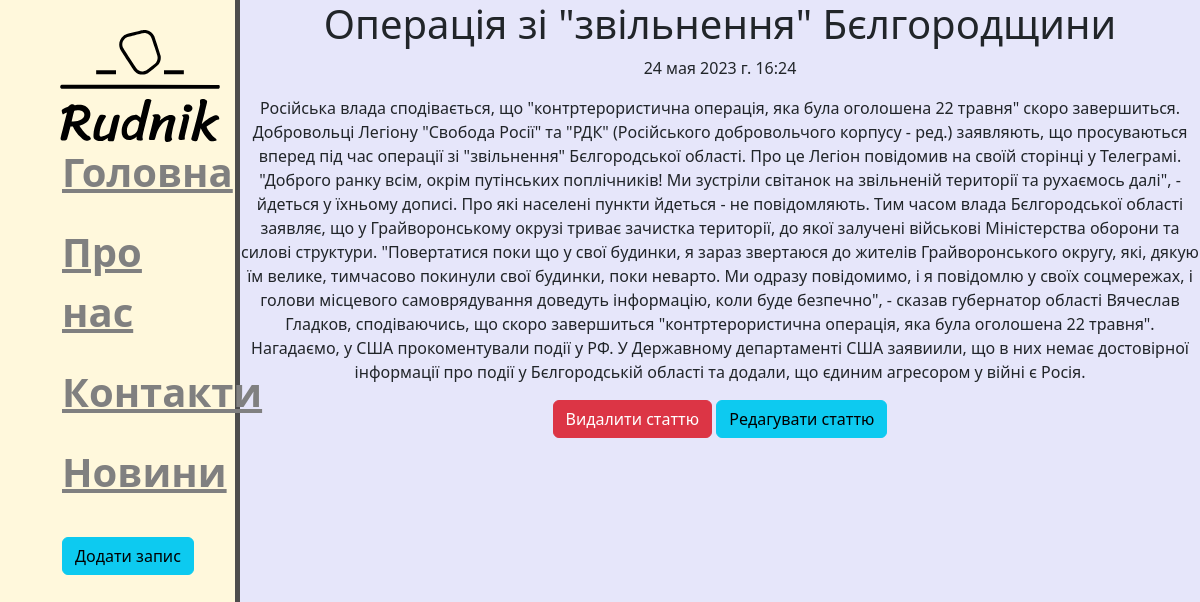
Screenshot of /news/3 with the database file from the repository.
### news/models.py (models this page shows, shortened)
class Artiles(models.Model):
    title = models.CharField('Назва', max_length=50)
    anons = models.CharField('Анонс', max_length=250)
    full_text = models.TextField('стаття')
    date=models.DateTimeField('Дата публікації')
    class Meta:
        verbose_name = 'Новина'
        verbose_name_plural = 'Новини'

### news/views.py (the view)
# urls.py: path('<int:pk>', views.NewsDetailView.as_view(), name='news_detail'),
class NewsDetailView(DetailView):
    model = Artiles
    template_name = 'news/detailView.html'
    context_object_name = 'article'

### news/templates/news/detailView.html (shortened to what this page needs)
{% extends 'main/layout.html' %}
{% block content %}
    <div class="news">
        <h1>{{ article.title }}</h1>
        <p>{{ article.date }}</p>
        <p>{{ article.full_text }}</p>
        <a href="{% url 'news_delete' article.id %}" class="btn btn-danger">Видалити статтю</a>
        <a href="{% url 'news_update' article.id %}" class="btn btn-info">Редагувати статтю</a>
    </div>
{% endblock %}

### main/static/main/css/style.css (style rules this page uses)
body { background-color: lavender }
.news { text-align: center; }

### rows the page displays
Artiles: date "24 мая 2023 г. 16:24", full_text "Російська влада сподівається, що \"контртерористична операція, яка була оголошена 22 травня\" скоро завершиться. Добровольці Легіону \"Свобода Росії\" та \"РДК\" (Російського добровольчого корпусу - ред.) заявляють, що просуваються вперед під час операції зі \"звільнення\" Бєлгородської області. Про це Легіон повідомив на своїй сторінці у Телеграмі. \"Доброго ранку всім, окрім путінських поплічників! Ми зустріли світанок на звільненій території та рухаємось далі\", - йдеться у їхньому дописі. Про які населені пункти йдеться - не повідомляють. Тим часом влада Бєлгородської області заявляє, що у Грайворонському окрузі триває зачистка території, до якої залучені військові Міністерства оборони та силові…"
